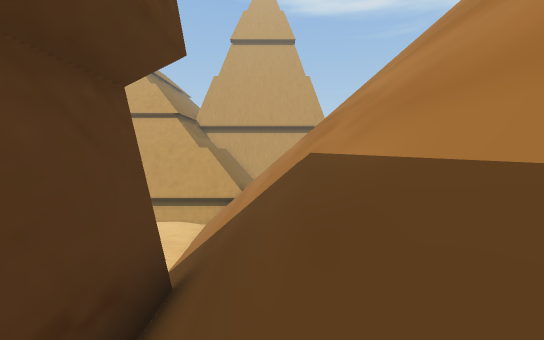
view 1 (above)

16 first-person views from a walk through a 3-D level made in the Unity game engine. The camera is 1.4 m above the floor, tilts 4° down and sees 90° across. The floor is counted in squares, 2 m on a side. Each view is taken from the middle of a square. On the plan, view 1 faces up. The plan holds only what a view shows up to about 9 squares ahead; the rest is blank. The place goes on beyond the plan. Some surface patterns are stand-ins.

view 2
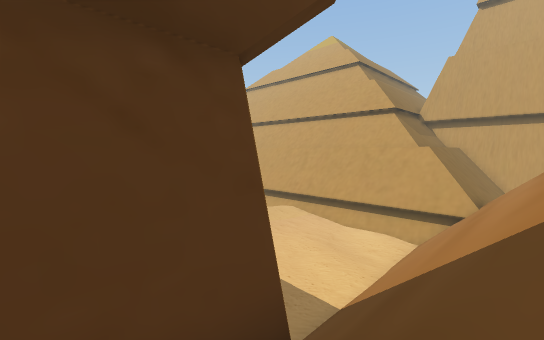

view 3
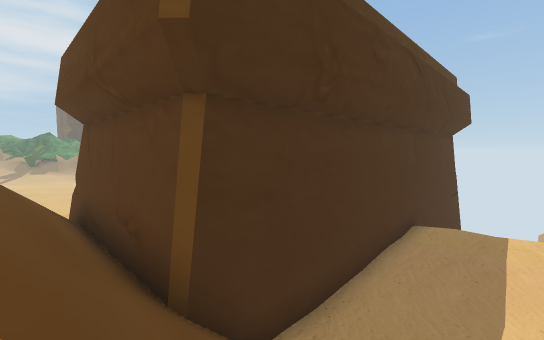

view 4
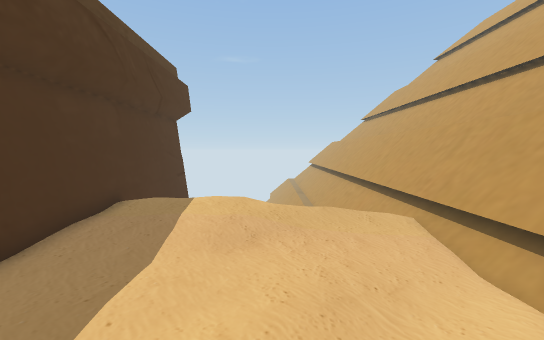

view 5
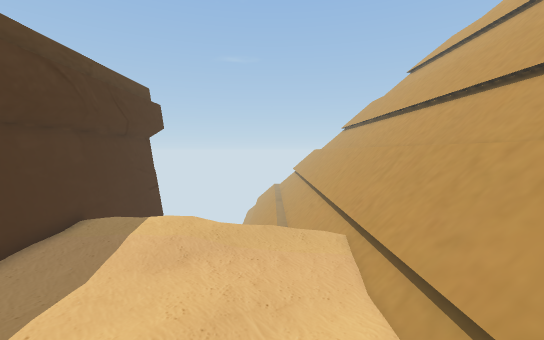

view 6
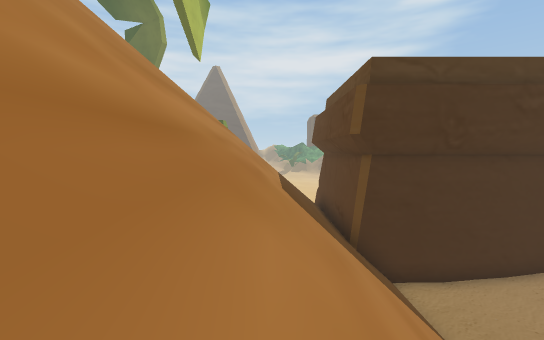

view 7
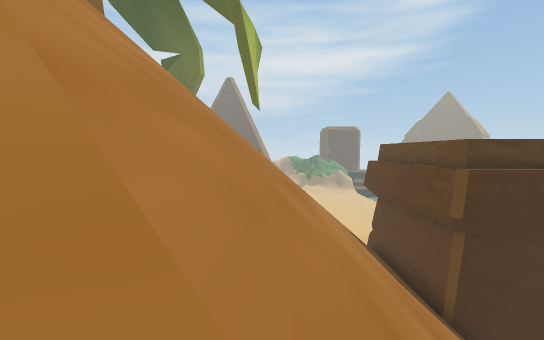

view 8
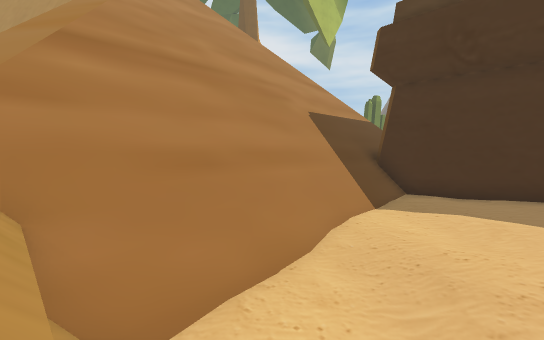

view 9
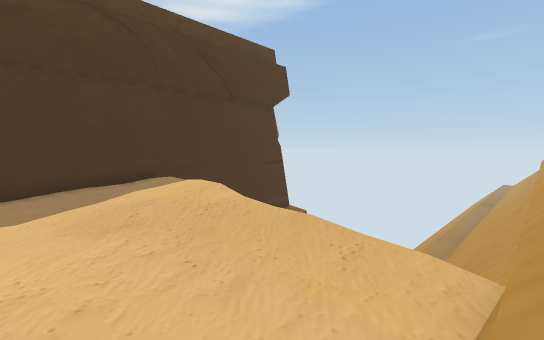

view 10
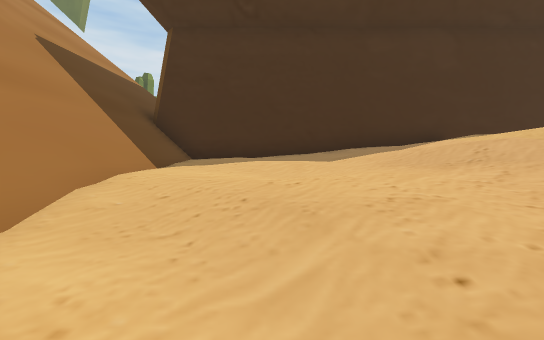

view 11
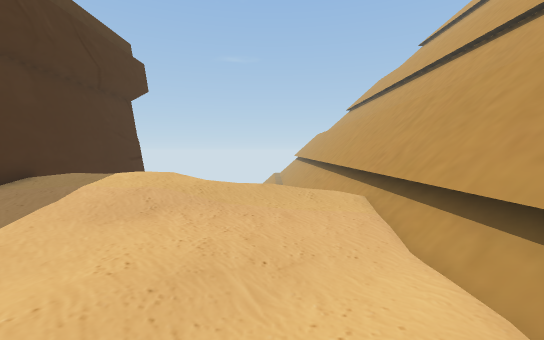

view 12
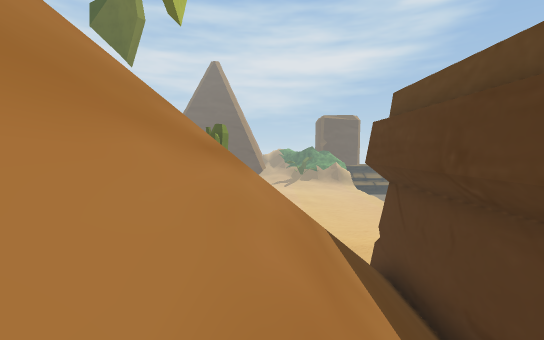

view 13
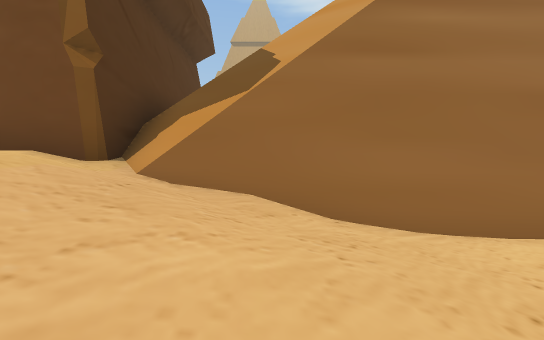

view 14
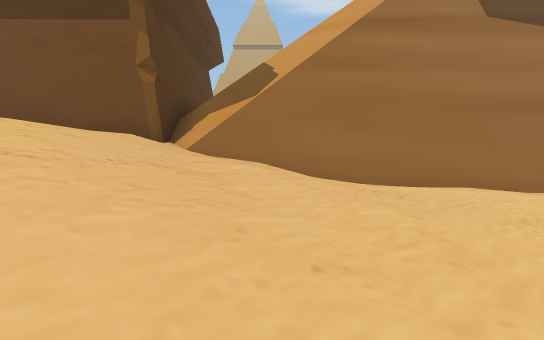

view 15
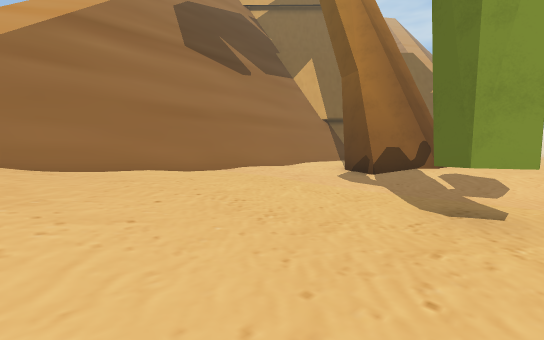

view 16
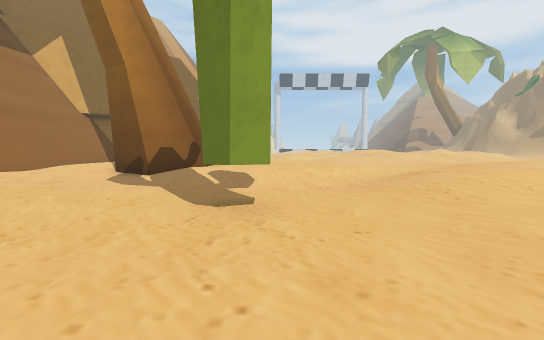

### Floor plan
Key: @ floor where view 1 was taken; # wall or solid block; . main floor; : floor 0.75 m higher than the main floor; - floor 1 m lower than the main floor; + floor 1.5 m higher than the main floor; * floor 2.25 m higher than the main floor; % floor 7 m higher than the main floor; & floor 11 m higher than the main floor; / step, stairs or slope; v drop or lower ground.
Columns run from 12 left of view 1 to 11 right of it. Each row starts with its distance up from view 1.
 19  &&&&
 18  /////
 17   %%%%%
 16  ///////
 15  /////////
 14 ////////////////v
 13 ///::..../////////
 12   /::..../////////
 11   /:::.../////////
 10   //::::.//////////
  9   ///::::://///////
  8   *+/::::://////////
  7   *++::::://////////
  6   *++:::::///////////
  5   *++:::::///////////
  4 ###########/////////
  3           #////////
  2           #///////
  1           #/////
  0           #/@////vvvvv
 -1           #/////vvvv
 -2           #///vvv
 -3        ####//#######  ##
 -4           */::/#########
 -5            +:::.........
 -6            /:::........#
 -7            /:::.....--##
 -8             /:.....--.##
 -9              ...----...#
-10               .-----....
-11               ---#--....
-12                -----....
-13                -....-...
-14                  .......
-15                   .::
-16
-17
-18                       ..
-19                       ..

Where each view was taken, in squares from view 1:
view 1: 0 up, 0 right, facing up
view 2: 2 up, 0 right, facing up-left
view 3: 7 up, 0 right, facing down-left
view 4: 9 up, 1 left, facing left
view 5: 11 up, 0 right, facing left
view 6: 12 up, 1 right, facing down
view 7: 12 up, 4 right, facing down
view 8: 14 up, 6 left, facing down-right
view 9: 14 up, 6 left, facing down-left
view 10: 12 up, 5 left, facing down
view 11: 11 up, 2 left, facing left
view 12: 6 up, 2 right, facing down
view 13: 7 down, 1 right, facing up
view 14: 9 down, 1 right, facing up
view 15: 11 down, 2 right, facing up-right
view 16: 11 down, 2 right, facing right
